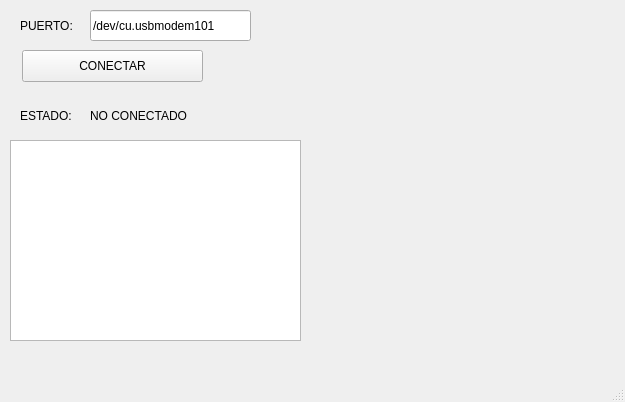
<?xml version="1.0" encoding="UTF-8"?>
<ui version="4.0">
 <class>MainWindow</class>
 <widget class="QMainWindow" name="MainWindow">
  <property name="geometry">
   <rect>
    <x>0</x>
    <y>0</y>
    <width>625</width>
    <height>402</height>
   </rect>
  </property>
  <property name="windowTitle">
   <string>MainWindow</string>
  </property>
  <widget class="QWidget" name="centralwidget">
   <widget class="QPushButton" name="btn_accion">
    <property name="geometry">
     <rect>
      <x>22</x>
      <y>50</y>
      <width>181</width>
      <height>32</height>
     </rect>
    </property>
    <property name="text">
     <string>CONECTAR</string>
    </property>
   </widget>
   <widget class="QLineEdit" name="txt_puerto">
    <property name="geometry">
     <rect>
      <x>90</x>
      <y>10</y>
      <width>161</width>
      <height>31</height>
     </rect>
    </property>
    <property name="text">
     <string>/dev/cu.usbmodem101</string>
    </property>
   </widget>
   <widget class="QLabel" name="label">
    <property name="geometry">
     <rect>
      <x>20</x>
      <y>10</y>
      <width>61</width>
      <height>31</height>
     </rect>
    </property>
    <property name="text">
     <string>PUERTO:</string>
    </property>
   </widget>
   <widget class="QLabel" name="label_2">
    <property name="geometry">
     <rect>
      <x>20</x>
      <y>100</y>
      <width>61</width>
      <height>31</height>
     </rect>
    </property>
    <property name="text">
     <string>ESTADO:</string>
    </property>
   </widget>
   <widget class="QLabel" name="txt_estado">
    <property name="geometry">
     <rect>
      <x>90</x>
      <y>100</y>
      <width>151</width>
      <height>31</height>
     </rect>
    </property>
    <property name="text">
     <string>NO CONECTADO</string>
    </property>
   </widget>
   <widget class="QListWidget" name="lw_datos">
    <property name="geometry">
     <rect>
      <x>10</x>
      <y>140</y>
      <width>291</width>
      <height>201</height>
     </rect>
    </property>
   </widget>
  </widget>
  <widget class="QMenuBar" name="menubar">
   <property name="geometry">
    <rect>
     <x>0</x>
     <y>0</y>
     <width>625</width>
     <height>24</height>
    </rect>
   </property>
  </widget>
  <widget class="QStatusBar" name="statusbar"/>
 </widget>
 <resources/>
 <connections/>
</ui>
